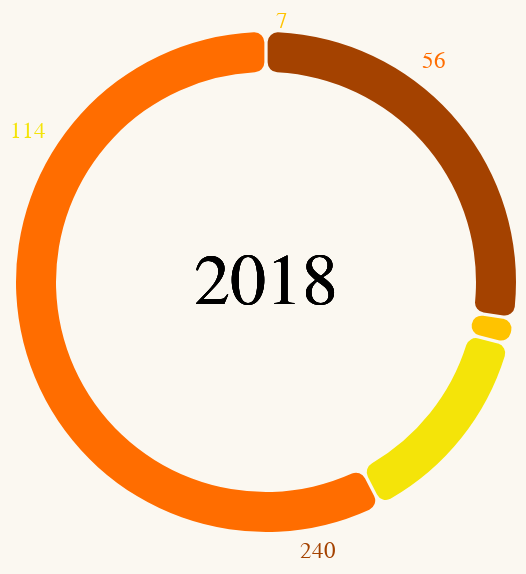

Express this chart as Vega-Lite.
### Vega-Lite specification from a JSON file in a GitHub repository (floating-point values rounded to 4 significant figures)
{"$schema": "https://vega.github.io/schema/vega-lite/v5.json", "width": 250, "height": 250, "background": "#FBF8F1", "data": {"values": [{"Comfortability": "Physical health", "Count": 240}, {"Comfortability": "Mental health", "Count": 7}, {"Comfortability": "Both", "Count": 114}, {"Comfortability": "Neither", "Count": 56}]}, "config": {"legend": {"disable": true}}, "layer": [{"mark": {"type": "arc", "padAngle": 0.01, "innerRadius": 105, "cornerRadius": 5}, "encoding": {"theta": {"field": "Count", "type": "quantitative"}, "color": {"field": "Comfortability", "type": "nominal", "scale": {"range": ["#A44200", "#FFC300", "#F4E409", "#FF6D00"]}}, "tooltip": [{"field": "Comfortability", "type": "nominal", "title": "Comfortability in sharing"}, {"field": "Count", "type": "quantitative", "title": "Count"}]}}, {"mark": {"type": "text", "align": "center", "baseline": "middle", "fontSize": 36}, "encoding": {"text": {"value": "2018"}}}, {"mark": {"type": "text", "align": "right", "dx": 11, "dy": -130, "fontSize": 11.5}, "encoding": {"text": {"field": "Count", "type": "quantitative"}, "color": {"value": "#FFC300"}, "opacity": {"condition": {"test": "datum['Comfortability'] == 'Mental health'", "value": 1}, "value": 0}}}, {"mark": {"type": "text", "align": "right", "dx": 90, "dy": -110, "fontSize": 11.5}, "encoding": {"text": {"field": "Count", "type": "quantitative"}, "color": {"value": "#FF6D00"}, "opacity": {"condition": {"test": "datum['Comfortability'] == 'Neither'", "value": 1}, "value": 0}}}, {"mark": {"type": "text", "align": "right", "dx": 35, "dy": 135, "fontSize": 11.5}, "encoding": {"text": {"field": "Count", "type": "quantitative"}, "color": {"value": "#A44200"}, "opacity": {"condition": {"test": "datum['Comfortability'] == 'Physical health'", "value": 1}, "value": 0}}}, {"mark": {"type": "text", "align": "right", "dx": -110, "dy": -75, "fontSize": 11.5}, "encoding": {"text": {"field": "Count", "type": "quantitative"}, "color": {"value": "#F4E409"}, "opacity": {"condition": {"test": "datum['Comfortability'] == 'Both'", "value": 1}, "value": 0}}}]}
